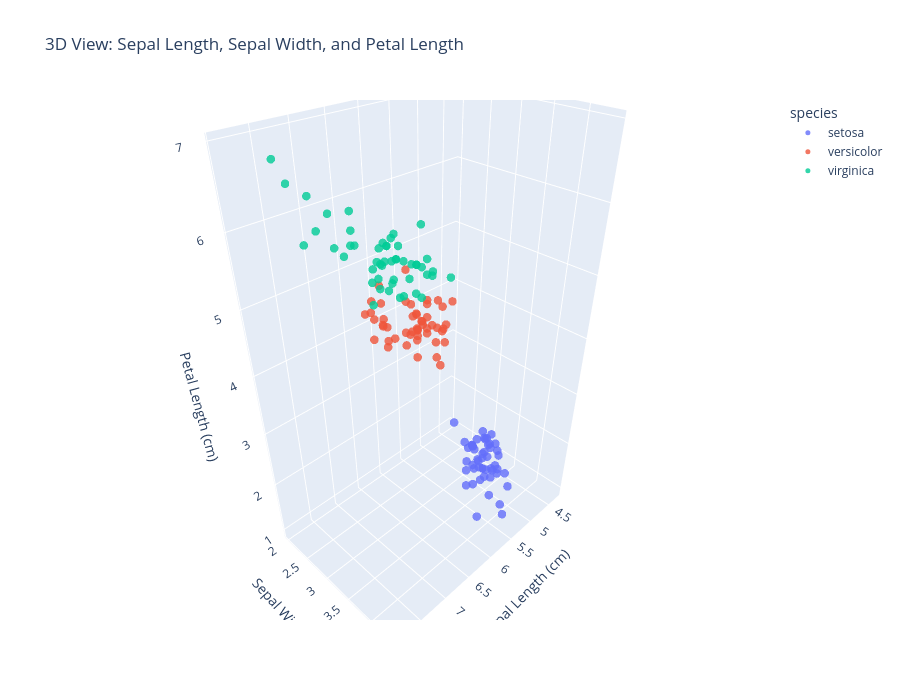

The notebook cell this image was saved under:
### Markdown cell above
---

## 5. 3D Scatter Plots

### Moving to Three Dimensions

With 2D plots, we can only visualize 2 features at a time. What if we want to see 3 features simultaneously?

**Enter 3D scatter plots!**

### Code cell
# 3D scatter plot using Plotly
fig = px.scatter_3d(iris,
                    x='sepal_length',
                    y='sepal_width',
                    z='petal_length',
                    color='species',
                    title='3D View: Sepal Length, Sepal Width, and Petal Length',
                    labels={'sepal_length': 'Sepal Length (cm)',
                            'sepal_width': 'Sepal Width (cm)',
                            'petal_length': 'Petal Length (cm)'},
                    width=900, height=700)

fig.update_traces(marker=dict(size=5, opacity=0.8))
fig.show()

### Figure 1 — Plotly figure (JSON) as saved in the notebook; plotly's stock layout.template omitted (floating-point values rounded to 4 significant figures)
{"data": [{"hovertemplate": "species=setosa<br>Sepal Length (cm)=%{x}<br>Sepal Width (cm)=%{y}<br>Petal Length (cm)=%{z}<extra></extra>", "legendgroup": "setosa", "marker": {"color": "#636efa", "opacity": 0.8, "size": 5, "symbol": "circle"}, "mode": "markers", "name": "setosa", "scene": "scene", "showlegend": true, "type": "scatter3d", "x": [5.1, 4.9, 4.7, 4.6, 5.0, 5.4, 4.6, 5.0, 4.4, 4.9, 5.4, 4.8, 4.8, 4.3, 5.8, 5.7, 5.4, 5.1, 5.7, 5.1, 5.4, 5.1, 4.6, 5.1, 4.8, 5.0, 5.0, 5.2, 5.2, 4.7, 4.8, 5.4, 5.2, 5.5, 4.9, 5.0, 5.5, 4.9, 4.4, 5.1, 5.0, 4.5, 4.4, 5.0, 5.1, 4.8, 5.1, 4.6, 5.3, 5.0], "y": [3.5, 3.0, 3.2, 3.1, 3.6, 3.9, 3.4, 3.4, 2.9, 3.1, 3.7, 3.4, 3.0, 3.0, 4.0, 4.4, 3.9, 3.5, 3.8, 3.8, 3.4, 3.7, 3.6, 3.3, 3.4, 3.0, 3.4, 3.5, 3.4, 3.2, 3.1, 3.4, 4.1, 4.2, 3.1, 3.2, 3.5, 3.6, 3.0, 3.4, 3.5, 2.3, 3.2, 3.5, 3.8, 3.0, 3.8, 3.2, 3.7, 3.3], "z": [1.4, 1.4, 1.3, 1.5, 1.4, 1.7, 1.4, 1.5, 1.4, 1.5, 1.5, 1.6, 1.4, 1.1, 1.2, 1.5, 1.3, 1.4, 1.7, 1.5, 1.7, 1.5, 1.0, 1.7, 1.9, 1.6, 1.6, 1.5, 1.4, 1.6, 1.6, 1.5, 1.5, 1.4, 1.5, 1.2, 1.3, 1.4, 1.3, 1.5, 1.3, 1.3, 1.3, 1.6, 1.9, 1.4, 1.6, 1.4, 1.5, 1.4]}, {"hovertemplate": "species=versicolor<br>Sepal Length (cm)=%{x}<br>Sepal Width (cm)=%{y}<br>Petal Length (cm)=%{z}<extra></extra>", "legendgroup": "versicolor", "marker": {"color": "#EF553B", "opacity": 0.8, "size": 5, "symbol": "circle"}, "mode": "markers", "name": "versicolor", "scene": "scene", "showlegend": true, "type": "scatter3d", "x": [7.0, 6.4, 6.9, 5.5, 6.5, 5.7, 6.3, 4.9, 6.6, 5.2, 5.0, 5.9, 6.0, 6.1, 5.6, 6.7, 5.6, 5.8, 6.2, 5.6, 5.9, 6.1, 6.3, 6.1, 6.4, 6.6, 6.8, 6.7, 6.0, 5.7, 5.5, 5.5, 5.8, 6.0, 5.4, 6.0, 6.7, 6.3, 5.6, 5.5, 5.5, 6.1, 5.8, 5.0, 5.6, 5.7, 5.7, 6.2, 5.1, 5.7], "y": [3.2, 3.2, 3.1, 2.3, 2.8, 2.8, 3.3, 2.4, 2.9, 2.7, 2.0, 3.0, 2.2, 2.9, 2.9, 3.1, 3.0, 2.7, 2.2, 2.5, 3.2, 2.8, 2.5, 2.8, 2.9, 3.0, 2.8, 3.0, 2.9, 2.6, 2.4, 2.4, 2.7, 2.7, 3.0, 3.4, 3.1, 2.3, 3.0, 2.5, 2.6, 3.0, 2.6, 2.3, 2.7, 3.0, 2.9, 2.9, 2.5, 2.8], "z": [4.7, 4.5, 4.9, 4.0, 4.6, 4.5, 4.7, 3.3, 4.6, 3.9, 3.5, 4.2, 4.0, 4.7, 3.6, 4.4, 4.5, 4.1, 4.5, 3.9, 4.8, 4.0, 4.9, 4.7, 4.3, 4.4, 4.8, 5.0, 4.5, 3.5, 3.8, 3.7, 3.9, 5.1, 4.5, 4.5, 4.7, 4.4, 4.1, 4.0, 4.4, 4.6, 4.0, 3.3, 4.2, 4.2, 4.2, 4.3, 3.0, 4.1]}, {"hovertemplate": "species=virginica<br>Sepal Length (cm)=%{x}<br>Sepal Width (cm)=%{y}<br>Petal Length (cm)=%{z}<extra></extra>", "legendgroup": "virginica", "marker": {"color": "#00cc96", "opacity": 0.8, "size": 5, "symbol": "circle"}, "mode": "markers", "name": "virginica", "scene": "scene", "showlegend": true, "type": "scatter3d", "x": [6.3, 5.8, 7.1, 6.3, 6.5, 7.6, 4.9, 7.3, 6.7, 7.2, 6.5, 6.4, 6.8, 5.7, 5.8, 6.4, 6.5, 7.7, 7.7, 6.0, 6.9, 5.6, 7.7, 6.3, 6.7, 7.2, 6.2, 6.1, 6.4, 7.2, 7.4, 7.9, 6.4, 6.3, 6.1, 7.7, 6.3, 6.4, 6.0, 6.9, 6.7, 6.9, 5.8, 6.8, 6.7, 6.7, 6.3, 6.5, 6.2, 5.9], "y": [3.3, 2.7, 3.0, 2.9, 3.0, 3.0, 2.5, 2.9, 2.5, 3.6, 3.2, 2.7, 3.0, 2.5, 2.8, 3.2, 3.0, 3.8, 2.6, 2.2, 3.2, 2.8, 2.8, 2.7, 3.3, 3.2, 2.8, 3.0, 2.8, 3.0, 2.8, 3.8, 2.8, 2.8, 2.6, 3.0, 3.4, 3.1, 3.0, 3.1, 3.1, 3.1, 2.7, 3.2, 3.3, 3.0, 2.5, 3.0, 3.4, 3.0], "z": [6.0, 5.1, 5.9, 5.6, 5.8, 6.6, 4.5, 6.3, 5.8, 6.1, 5.1, 5.3, 5.5, 5.0, 5.1, 5.3, 5.5, 6.7, 6.9, 5.0, 5.7, 4.9, 6.7, 4.9, 5.7, 6.0, 4.8, 4.9, 5.6, 5.8, 6.1, 6.4, 5.6, 5.1, 5.6, 6.1, 5.6, 5.5, 4.8, 5.4, 5.6, 5.1, 5.1, 5.9, 5.7, 5.2, 5.0, 5.2, 5.4, 5.1]}], "layout": {"height": 700, "legend": {"title": {"text": "species"}, "tracegroupgap": 0}, "scene": {"domain": {"x": [0, 1], "y": [0, 1]}, "xaxis": {"title": {"text": "Sepal Length (cm)"}}, "yaxis": {"title": {"text": "Sepal Width (cm)"}}, "zaxis": {"title": {"text": "Petal Length (cm)"}}}, "title": {"text": "3D View: Sepal Length, Sepal Width, and Petal Length"}, "width": 900}}
